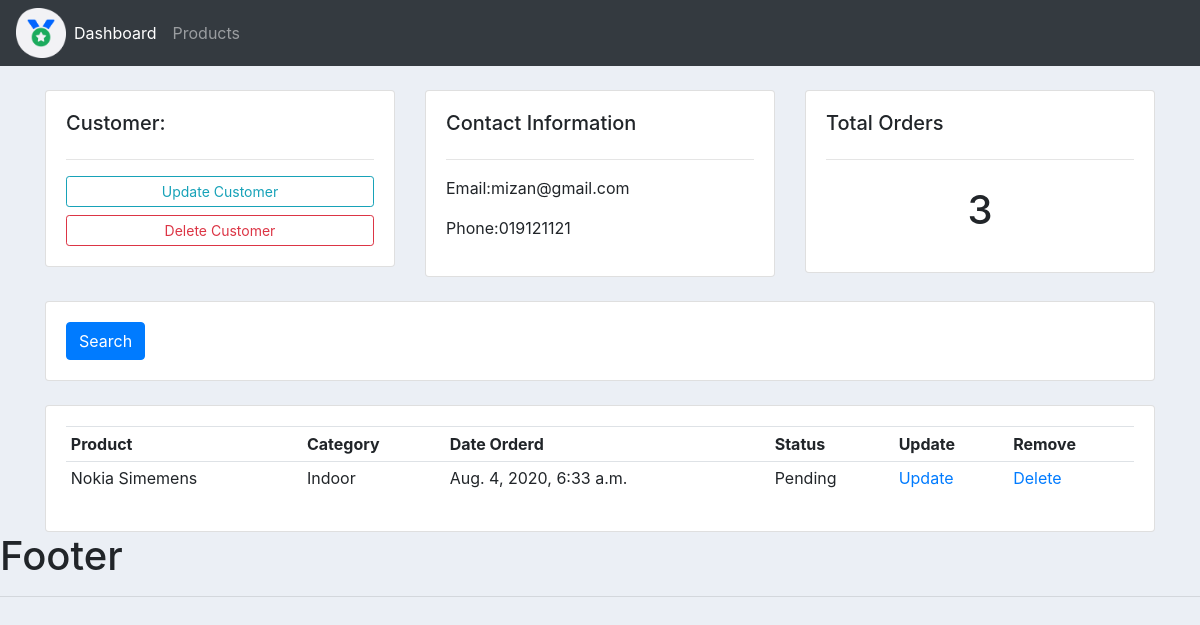
The page /customer/2 on the database its author committed.
### accounts/models.py (models this page shows, shortened)
class Customer(models.Model):
	name  		= models.CharField(max_length=100, null=True)
	phone 		= models.CharField(max_length=100, null=True)
	email 		= models.EmailField()
	date_create = models.DateTimeField(auto_now_add=True,null=True)
	class Meta:
		verbose_name 		= 'Customer'
		verbose_name_plural = 'Customers'

class Order(models.Model):
	STATUS = (
			('Pending', 'Pending'),
			('Out for delivery', 'Out for delivery'),
			('Delivered', 'Delivered'),
			)
	customer 		= models.ForeignKey(Customer,null=True,on_delete=models.SET_NULL)
	product  		= models.ForeignKey(Product,null=True,on_delete=models.SET_NULL)
	date_created 	= models.DateTimeField(auto_now_add=True, null=True)
	status 			= models.CharField(max_length=200, null=True, choices=STATUS)
	class Meta:
		verbose_name 		= 'Order'
		verbose_name_plural = 'Orders'

class Product(models.Model):
	CATEGORY  = {
		('Indoor','Indoor'),
		('Out door','Out door'),
	}
	name 		= models.CharField(max_length=100, null=True)
	category 	= models.CharField(max_length=100,null=True, choices=CATEGORY)
	price 		= models.FloatField(null=True)
	description = models.TextField()
	date_create = models.DateTimeField(auto_now_add=True,null=True)
	def __str__(self):
		return self.name
	class Meta:
		verbose_name 		= 'Product'
		verbose_name_plural = 'Products'

### accounts/views.py (the view)
# urls.py: path('customer/<str:pk>', views.customer),
def customer(request,pk):
	customers 	 = Customer.objects.get(id=pk)
	total_orders = Order.objects.count()
	orders = customers.order_set.all()
	context = {
		'customers' : customers,
		'total_orders' : total_orders,
		'orders':orders
	}
	return render(request,'accounts/customer.html',context)

### accounts/templates/accounts/customer.html
{% extends 'accounts/main.html' %}
{% block content %}
<div class="container">
	<br>
<div class="row">
	<div class="col-md">
		<div class="card card-body">
			<h5>Customer:</h5>
			<hr>
			<a class="btn btn-outline-info  btn-sm btn-block" href="">Update Customer</a>
			<a class="btn btn-outline-danger  btn-sm btn-block" href="">Delete Customer</a>
		</div>
	</div>
	<div class="col-md">
		<div class="card card-body">
			<h5>Contact Information</h5>
			<hr>
			<p>Email:{{customers.email}} </p>
			<p>Phone:{{customers.phone}} </p>
		</div>
	</div>
	<div class="col-md">
		<div class="card card-body">
			<h5>Total Orders</h5>
			<hr>
			<h1 style="text-align: center;padding: 10px">{{total_orders}}</h1>
		</div>
	</div>
</div>
<br>
<div class="row">
	<div class="col">
		<div class="card card-body">
			<form method="get">
		    <button class="btn btn-primary" type="submit">Search</button>
		  </form>
		</div>
	</div>
</div>
<br>
<div class="row">
	<div class="col-md">
		<div class="card card-body">
			<table class="table table-sm">
				<tr>
					<th>Product</th>
					<th>Category</th>
					<th>Date Orderd</th>
					<th>Status</th>
					<th>Update</th>
					<th>Remove</th>
				</tr>
				{% for order in orders %}
				<tr>
					<td>{{order.product}}</td>
					<td>{{order.product.category}}</td>
					<td>{{order.date_created}}</td>
					<td>{{order.status}}</td>
					<td><a href="">Update</a></td>
					<td><a href="">Delete</a></td>
				</tr>
				{% endfor %}
			</table>
		</div>
	</div>
</div>
</div>
{% endblock %}

### static/css/main.css (style rules this page uses)
body { background-color: #ebeff5; }

### rows shown on the page
Customer: email "mizan@gmail.com", phone "019121121"
Order: product "Nokia Simemens", product.category "Indoor", date_created "Aug. 4, 2020, 6:33 a.m.", status "Pending"

### other values the page prints
{{ total_orders }} "3"
